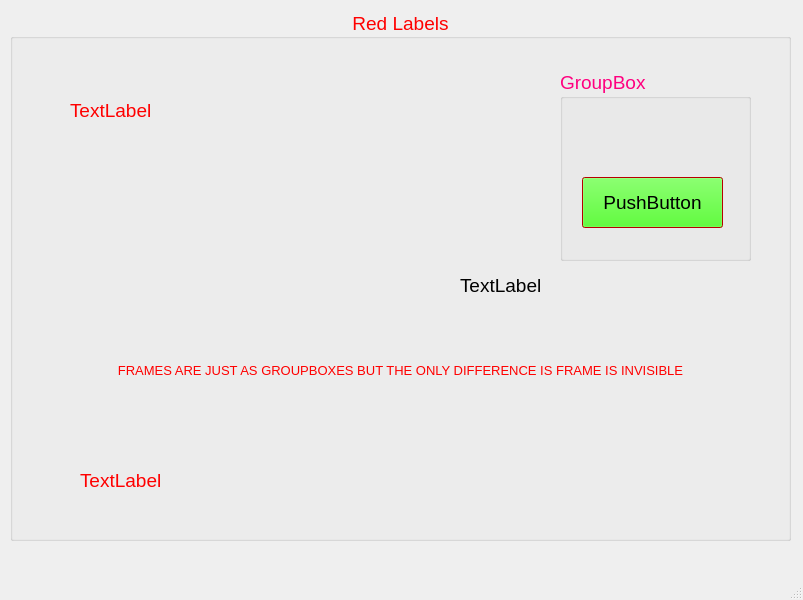
<?xml version="1.0" encoding="UTF-8"?>
<ui version="4.0">
 <class>MainWindow</class>
 <widget class="QMainWindow" name="MainWindow">
  <property name="geometry">
   <rect>
    <x>0</x>
    <y>0</y>
    <width>803</width>
    <height>600</height>
   </rect>
  </property>
  <property name="windowTitle">
   <string>MainWindow</string>
  </property>
  <widget class="QWidget" name="centralwidget">
   <widget class="QGroupBox" name="groupBox">
    <property name="geometry">
     <rect>
      <x>10</x>
      <y>10</y>
      <width>781</width>
      <height>531</height>
     </rect>
    </property>
    <property name="palette">
     <palette>
      <active>
       <colorrole role="WindowText">
        <brush brushstyle="SolidPattern">
         <color alpha="255">
          <red>255</red>
          <green>0</green>
          <blue>0</blue>
         </color>
        </brush>
       </colorrole>
       <colorrole role="Button">
        <brush brushstyle="SolidPattern">
         <color alpha="255">
          <red>44</red>
          <green>240</green>
          <blue>0</blue>
         </color>
        </brush>
       </colorrole>
       <colorrole role="Light">
        <brush brushstyle="SolidPattern">
         <color alpha="255">
          <red>132</red>
          <green>255</green>
          <blue>105</blue>
         </color>
        </brush>
       </colorrole>
       <colorrole role="Midlight">
        <brush brushstyle="SolidPattern">
         <color alpha="255">
          <red>88</red>
          <green>247</green>
          <blue>52</blue>
         </color>
        </brush>
       </colorrole>
       <colorrole role="Dark">
        <brush brushstyle="SolidPattern">
         <color alpha="255">
          <red>22</red>
          <green>120</green>
          <blue>0</blue>
         </color>
        </brush>
       </colorrole>
       <colorrole role="Mid">
        <brush brushstyle="SolidPattern">
         <color alpha="255">
          <red>29</red>
          <green>160</green>
          <blue>0</blue>
         </color>
        </brush>
       </colorrole>
       <colorrole role="Text">
        <brush brushstyle="SolidPattern">
         <color alpha="255">
          <red>0</red>
          <green>0</green>
          <blue>0</blue>
         </color>
        </brush>
       </colorrole>
       <colorrole role="BrightText">
        <brush brushstyle="SolidPattern">
         <color alpha="255">
          <red>255</red>
          <green>255</green>
          <blue>255</blue>
         </color>
        </brush>
       </colorrole>
       <colorrole role="ButtonText">
        <brush brushstyle="SolidPattern">
         <color alpha="255">
          <red>0</red>
          <green>0</green>
          <blue>0</blue>
         </color>
        </brush>
       </colorrole>
       <colorrole role="Base">
        <brush brushstyle="SolidPattern">
         <color alpha="255">
          <red>255</red>
          <green>255</green>
          <blue>255</blue>
         </color>
        </brush>
       </colorrole>
       <colorrole role="Window">
        <brush brushstyle="SolidPattern">
         <color alpha="255">
          <red>44</red>
          <green>240</green>
          <blue>0</blue>
         </color>
        </brush>
       </colorrole>
       <colorrole role="Shadow">
        <brush brushstyle="SolidPattern">
         <color alpha="255">
          <red>0</red>
          <green>0</green>
          <blue>0</blue>
         </color>
        </brush>
       </colorrole>
       <colorrole role="AlternateBase">
        <brush brushstyle="SolidPattern">
         <color alpha="255">
          <red>149</red>
          <green>247</green>
          <blue>127</blue>
         </color>
        </brush>
       </colorrole>
       <colorrole role="ToolTipBase">
        <brush brushstyle="SolidPattern">
         <color alpha="255">
          <red>255</red>
          <green>255</green>
          <blue>220</blue>
         </color>
        </brush>
       </colorrole>
       <colorrole role="ToolTipText">
        <brush brushstyle="SolidPattern">
         <color alpha="255">
          <red>0</red>
          <green>0</green>
          <blue>0</blue>
         </color>
        </brush>
       </colorrole>
       <colorrole role="PlaceholderText">
        <brush brushstyle="SolidPattern">
         <color alpha="128">
          <red>0</red>
          <green>0</green>
          <blue>0</blue>
         </color>
        </brush>
       </colorrole>
      </active>
      <inactive>
       <colorrole role="WindowText">
        <brush brushstyle="SolidPattern">
         <color alpha="255">
          <red>255</red>
          <green>0</green>
          <blue>0</blue>
         </color>
        </brush>
       </colorrole>
       <colorrole role="Button">
        <brush brushstyle="SolidPattern">
         <color alpha="255">
          <red>44</red>
          <green>240</green>
          <blue>0</blue>
         </color>
        </brush>
       </colorrole>
       <colorrole role="Light">
        <brush brushstyle="SolidPattern">
         <color alpha="255">
          <red>132</red>
          <green>255</green>
          <blue>105</blue>
         </color>
        </brush>
       </colorrole>
       <colorrole role="Midlight">
        <brush brushstyle="SolidPattern">
         <color alpha="255">
          <red>88</red>
          <green>247</green>
          <blue>52</blue>
         </color>
        </brush>
       </colorrole>
       <colorrole role="Dark">
        <brush brushstyle="SolidPattern">
         <color alpha="255">
          <red>22</red>
          <green>120</green>
          <blue>0</blue>
         </color>
        </brush>
       </colorrole>
       <colorrole role="Mid">
        <brush brushstyle="SolidPattern">
         <color alpha="255">
          <red>29</red>
          <green>160</green>
          <blue>0</blue>
         </color>
        </brush>
       </colorrole>
       <colorrole role="Text">
        <brush brushstyle="SolidPattern">
         <color alpha="255">
          <red>0</red>
          <green>0</green>
          <blue>0</blue>
         </color>
        </brush>
       </colorrole>
       <colorrole role="BrightText">
        <brush brushstyle="SolidPattern">
         <color alpha="255">
          <red>255</red>
          <green>255</green>
          <blue>255</blue>
         </color>
        </brush>
       </colorrole>
       <colorrole role="ButtonText">
        <brush brushstyle="SolidPattern">
         <color alpha="255">
          <red>0</red>
          <green>0</green>
          <blue>0</blue>
         </color>
        </brush>
       </colorrole>
       <colorrole role="Base">
        <brush brushstyle="SolidPattern">
         <color alpha="255">
          <red>255</red>
          <green>255</green>
          <blue>255</blue>
         </color>
        </brush>
       </colorrole>
       <colorrole role="Window">
        <brush brushstyle="SolidPattern">
         <color alpha="255">
          <red>44</red>
          <green>240</green>
          <blue>0</blue>
         </color>
        </brush>
       </colorrole>
       <colorrole role="Shadow">
        <brush brushstyle="SolidPattern">
         <color alpha="255">
          <red>0</red>
          <green>0</green>
          <blue>0</blue>
         </color>
        </brush>
       </colorrole>
       <colorrole role="AlternateBase">
        <brush brushstyle="SolidPattern">
         <color alpha="255">
          <red>149</red>
          <green>247</green>
          <blue>127</blue>
         </color>
        </brush>
       </colorrole>
       <colorrole role="ToolTipBase">
        <brush brushstyle="SolidPattern">
         <color alpha="255">
          <red>255</red>
          <green>255</green>
          <blue>220</blue>
         </color>
        </brush>
       </colorrole>
       <colorrole role="ToolTipText">
        <brush brushstyle="SolidPattern">
         <color alpha="255">
          <red>0</red>
          <green>0</green>
          <blue>0</blue>
         </color>
        </brush>
       </colorrole>
       <colorrole role="PlaceholderText">
        <brush brushstyle="SolidPattern">
         <color alpha="128">
          <red>0</red>
          <green>0</green>
          <blue>0</blue>
         </color>
        </brush>
       </colorrole>
      </inactive>
      <disabled>
       <colorrole role="WindowText">
        <brush brushstyle="SolidPattern">
         <color alpha="255">
          <red>22</red>
          <green>120</green>
          <blue>0</blue>
         </color>
        </brush>
       </colorrole>
       <colorrole role="Button">
        <brush brushstyle="SolidPattern">
         <color alpha="255">
          <red>44</red>
          <green>240</green>
          <blue>0</blue>
         </color>
        </brush>
       </colorrole>
       <colorrole role="Light">
        <brush brushstyle="SolidPattern">
         <color alpha="255">
          <red>132</red>
          <green>255</green>
          <blue>105</blue>
         </color>
        </brush>
       </colorrole>
       <colorrole role="Midlight">
        <brush brushstyle="SolidPattern">
         <color alpha="255">
          <red>88</red>
          <green>247</green>
          <blue>52</blue>
         </color>
        </brush>
       </colorrole>
       <colorrole role="Dark">
        <brush brushstyle="SolidPattern">
         <color alpha="255">
          <red>22</red>
          <green>120</green>
          <blue>0</blue>
         </color>
        </brush>
       </colorrole>
       <colorrole role="Mid">
        <brush brushstyle="SolidPattern">
         <color alpha="255">
          <red>29</red>
          <green>160</green>
          <blue>0</blue>
         </color>
        </brush>
       </colorrole>
       <colorrole role="Text">
        <brush brushstyle="SolidPattern">
         <color alpha="255">
          <red>22</red>
          <green>120</green>
          <blue>0</blue>
         </color>
        </brush>
       </colorrole>
       <colorrole role="BrightText">
        <brush brushstyle="SolidPattern">
         <color alpha="255">
          <red>255</red>
          <green>255</green>
          <blue>255</blue>
         </color>
        </brush>
       </colorrole>
       <colorrole role="ButtonText">
        <brush brushstyle="SolidPattern">
         <color alpha="255">
          <red>22</red>
          <green>120</green>
          <blue>0</blue>
         </color>
        </brush>
       </colorrole>
       <colorrole role="Base">
        <brush brushstyle="SolidPattern">
         <color alpha="255">
          <red>44</red>
          <green>240</green>
          <blue>0</blue>
         </color>
        </brush>
       </colorrole>
       <colorrole role="Window">
        <brush brushstyle="SolidPattern">
         <color alpha="255">
          <red>44</red>
          <green>240</green>
          <blue>0</blue>
         </color>
        </brush>
       </colorrole>
       <colorrole role="Shadow">
        <brush brushstyle="SolidPattern">
         <color alpha="255">
          <red>0</red>
          <green>0</green>
          <blue>0</blue>
         </color>
        </brush>
       </colorrole>
       <colorrole role="AlternateBase">
        <brush brushstyle="SolidPattern">
         <color alpha="255">
          <red>44</red>
          <green>240</green>
          <blue>0</blue>
         </color>
        </brush>
       </colorrole>
       <colorrole role="ToolTipBase">
        <brush brushstyle="SolidPattern">
         <color alpha="255">
          <red>255</red>
          <green>255</green>
          <blue>220</blue>
         </color>
        </brush>
       </colorrole>
       <colorrole role="ToolTipText">
        <brush brushstyle="SolidPattern">
         <color alpha="255">
          <red>0</red>
          <green>0</green>
          <blue>0</blue>
         </color>
        </brush>
       </colorrole>
       <colorrole role="PlaceholderText">
        <brush brushstyle="SolidPattern">
         <color alpha="128">
          <red>0</red>
          <green>0</green>
          <blue>0</blue>
         </color>
        </brush>
       </colorrole>
      </disabled>
     </palette>
    </property>
    <property name="font">
     <font>
      <family>Nirmala UI</family>
      <pointsize>14</pointsize>
     </font>
    </property>
    <property name="title">
     <string>Red Labels</string>
    </property>
    <property name="alignment">
     <set>Qt::AlignCenter</set>
    </property>
    <widget class="QLabel" name="label">
     <property name="geometry">
      <rect>
       <x>60</x>
       <y>70</y>
       <width>131</width>
       <height>61</height>
      </rect>
     </property>
     <property name="text">
      <string>TextLabel</string>
     </property>
    </widget>
    <widget class="QLabel" name="label_2">
     <property name="geometry">
      <rect>
       <x>10</x>
       <y>310</y>
       <width>761</width>
       <height>101</height>
      </rect>
     </property>
     <property name="font">
      <font>
       <family>Nirmala UI</family>
       <pointsize>10</pointsize>
      </font>
     </property>
     <property name="text">
      <string>FRAMES ARE JUST AS GROUPBOXES BUT THE ONLY DIFFERENCE IS FRAME IS INVISIBLE</string>
     </property>
     <property name="alignment">
      <set>Qt::AlignCenter</set>
     </property>
    </widget>
    <widget class="QLabel" name="label_3">
     <property name="geometry">
      <rect>
       <x>70</x>
       <y>450</y>
       <width>121</width>
       <height>41</height>
      </rect>
     </property>
     <property name="text">
      <string>TextLabel</string>
     </property>
    </widget>
    <widget class="QLabel" name="label_4">
     <property name="geometry">
      <rect>
       <x>450</x>
       <y>240</y>
       <width>111</width>
       <height>71</height>
      </rect>
     </property>
     <property name="palette">
      <palette>
       <active>
        <colorrole role="WindowText">
         <brush brushstyle="SolidPattern">
          <color alpha="255">
           <red>0</red>
           <green>0</green>
           <blue>0</blue>
          </color>
         </brush>
        </colorrole>
        <colorrole role="Button">
         <brush brushstyle="SolidPattern">
          <color alpha="255">
           <red>0</red>
           <green>255</green>
           <blue>0</blue>
          </color>
         </brush>
        </colorrole>
        <colorrole role="Light">
         <brush brushstyle="SolidPattern">
          <color alpha="255">
           <red>127</red>
           <green>255</green>
           <blue>127</blue>
          </color>
         </brush>
        </colorrole>
        <colorrole role="Midlight">
         <brush brushstyle="SolidPattern">
          <color alpha="255">
           <red>63</red>
           <green>255</green>
           <blue>63</blue>
          </color>
         </brush>
        </colorrole>
        <colorrole role="Dark">
         <brush brushstyle="SolidPattern">
          <color alpha="255">
           <red>0</red>
           <green>127</green>
           <blue>0</blue>
          </color>
         </brush>
        </colorrole>
        <colorrole role="Mid">
         <brush brushstyle="SolidPattern">
          <color alpha="255">
           <red>0</red>
           <green>170</green>
           <blue>0</blue>
          </color>
         </brush>
        </colorrole>
        <colorrole role="Text">
         <brush brushstyle="SolidPattern">
          <color alpha="255">
           <red>0</red>
           <green>0</green>
           <blue>0</blue>
          </color>
         </brush>
        </colorrole>
        <colorrole role="BrightText">
         <brush brushstyle="SolidPattern">
          <color alpha="255">
           <red>255</red>
           <green>255</green>
           <blue>255</blue>
          </color>
         </brush>
        </colorrole>
        <colorrole role="ButtonText">
         <brush brushstyle="SolidPattern">
          <color alpha="255">
           <red>0</red>
           <green>0</green>
           <blue>0</blue>
          </color>
         </brush>
        </colorrole>
        <colorrole role="Base">
         <brush brushstyle="SolidPattern">
          <color alpha="255">
           <red>255</red>
           <green>255</green>
           <blue>255</blue>
          </color>
         </brush>
        </colorrole>
        <colorrole role="Window">
         <brush brushstyle="SolidPattern">
          <color alpha="255">
           <red>0</red>
           <green>255</green>
           <blue>0</blue>
          </color>
         </brush>
        </colorrole>
        <colorrole role="Shadow">
         <brush brushstyle="SolidPattern">
          <color alpha="255">
           <red>0</red>
           <green>0</green>
           <blue>0</blue>
          </color>
         </brush>
        </colorrole>
        <colorrole role="AlternateBase">
         <brush brushstyle="SolidPattern">
          <color alpha="255">
           <red>127</red>
           <green>255</green>
           <blue>127</blue>
          </color>
         </brush>
        </colorrole>
        <colorrole role="ToolTipBase">
         <brush brushstyle="SolidPattern">
          <color alpha="255">
           <red>255</red>
           <green>255</green>
           <blue>220</blue>
          </color>
         </brush>
        </colorrole>
        <colorrole role="ToolTipText">
         <brush brushstyle="SolidPattern">
          <color alpha="255">
           <red>0</red>
           <green>0</green>
           <blue>0</blue>
          </color>
         </brush>
        </colorrole>
        <colorrole role="PlaceholderText">
         <brush brushstyle="SolidPattern">
          <color alpha="128">
           <red>0</red>
           <green>0</green>
           <blue>0</blue>
          </color>
         </brush>
        </colorrole>
       </active>
       <inactive>
        <colorrole role="WindowText">
         <brush brushstyle="SolidPattern">
          <color alpha="255">
           <red>0</red>
           <green>0</green>
           <blue>0</blue>
          </color>
         </brush>
        </colorrole>
        <colorrole role="Button">
         <brush brushstyle="SolidPattern">
          <color alpha="255">
           <red>0</red>
           <green>255</green>
           <blue>0</blue>
          </color>
         </brush>
        </colorrole>
        <colorrole role="Light">
         <brush brushstyle="SolidPattern">
          <color alpha="255">
           <red>127</red>
           <green>255</green>
           <blue>127</blue>
          </color>
         </brush>
        </colorrole>
        <colorrole role="Midlight">
         <brush brushstyle="SolidPattern">
          <color alpha="255">
           <red>63</red>
           <green>255</green>
           <blue>63</blue>
          </color>
         </brush>
        </colorrole>
        <colorrole role="Dark">
         <brush brushstyle="SolidPattern">
          <color alpha="255">
           <red>0</red>
           <green>127</green>
           <blue>0</blue>
          </color>
         </brush>
        </colorrole>
        <colorrole role="Mid">
         <brush brushstyle="SolidPattern">
          <color alpha="255">
           <red>0</red>
           <green>170</green>
           <blue>0</blue>
          </color>
         </brush>
        </colorrole>
        <colorrole role="Text">
         <brush brushstyle="SolidPattern">
          <color alpha="255">
           <red>0</red>
           <green>0</green>
           <blue>0</blue>
          </color>
         </brush>
        </colorrole>
        <colorrole role="BrightText">
         <brush brushstyle="SolidPattern">
          <color alpha="255">
           <red>255</red>
           <green>255</green>
           <blue>255</blue>
          </color>
         </brush>
        </colorrole>
        <colorrole role="ButtonText">
         <brush brushstyle="SolidPattern">
          <color alpha="255">
           <red>0</red>
           <green>0</green>
           <blue>0</blue>
          </color>
         </brush>
        </colorrole>
        <colorrole role="Base">
         <brush brushstyle="SolidPattern">
          <color alpha="255">
           <red>255</red>
           <green>255</green>
           <blue>255</blue>
          </color>
         </brush>
        </colorrole>
        <colorrole role="Window">
         <brush brushstyle="SolidPattern">
          <color alpha="255">
           <red>0</red>
           <green>255</green>
           <blue>0</blue>
          </color>
         </brush>
        </colorrole>
        <colorrole role="Shadow">
         <brush brushstyle="SolidPattern">
          <color alpha="255">
           <red>0</red>
           <green>0</green>
           <blue>0</blue>
          </color>
         </brush>
        </colorrole>
        <colorrole role="AlternateBase">
         <brush brushstyle="SolidPattern">
          <color alpha="255">
           <red>127</red>
           <green>255</green>
           <blue>127</blue>
          </color>
         </brush>
        </colorrole>
        <colorrole role="ToolTipBase">
         <brush brushstyle="SolidPattern">
          <color alpha="255">
           <red>255</red>
           <green>255</green>
           <blue>220</blue>
          </color>
         </brush>
        </colorrole>
        <colorrole role="ToolTipText">
         <brush brushstyle="SolidPattern">
          <color alpha="255">
           <red>0</red>
           <green>0</green>
           <blue>0</blue>
          </color>
         </brush>
        </colorrole>
        <colorrole role="PlaceholderText">
         <brush brushstyle="SolidPattern">
          <color alpha="128">
           <red>0</red>
           <green>0</green>
           <blue>0</blue>
          </color>
         </brush>
        </colorrole>
       </inactive>
       <disabled>
        <colorrole role="WindowText">
         <brush brushstyle="SolidPattern">
          <color alpha="255">
           <red>0</red>
           <green>127</green>
           <blue>0</blue>
          </color>
         </brush>
        </colorrole>
        <colorrole role="Button">
         <brush brushstyle="SolidPattern">
          <color alpha="255">
           <red>0</red>
           <green>255</green>
           <blue>0</blue>
          </color>
         </brush>
        </colorrole>
        <colorrole role="Light">
         <brush brushstyle="SolidPattern">
          <color alpha="255">
           <red>127</red>
           <green>255</green>
           <blue>127</blue>
          </color>
         </brush>
        </colorrole>
        <colorrole role="Midlight">
         <brush brushstyle="SolidPattern">
          <color alpha="255">
           <red>63</red>
           <green>255</green>
           <blue>63</blue>
          </color>
         </brush>
        </colorrole>
        <colorrole role="Dark">
         <brush brushstyle="SolidPattern">
          <color alpha="255">
           <red>0</red>
           <green>127</green>
           <blue>0</blue>
          </color>
         </brush>
        </colorrole>
        <colorrole role="Mid">
         <brush brushstyle="SolidPattern">
          <color alpha="255">
           <red>0</red>
           <green>170</green>
           <blue>0</blue>
          </color>
         </brush>
        </colorrole>
        <colorrole role="Text">
         <brush brushstyle="SolidPattern">
          <color alpha="255">
           <red>0</red>
           <green>127</green>
           <blue>0</blue>
          </color>
         </brush>
        </colorrole>
        <colorrole role="BrightText">
         <brush brushstyle="SolidPattern">
          <color alpha="255">
           <red>255</red>
           <green>255</green>
           <blue>255</blue>
          </color>
         </brush>
        </colorrole>
        <colorrole role="ButtonText">
         <brush brushstyle="SolidPattern">
          <color alpha="255">
           <red>0</red>
           <green>127</green>
           <blue>0</blue>
          </color>
         </brush>
        </colorrole>
        <colorrole role="Base">
         <brush brushstyle="SolidPattern">
          <color alpha="255">
           <red>0</red>
           <green>255</green>
           <blue>0</blue>
          </color>
         </brush>
        </colorrole>
        <colorrole role="Window">
         <brush brushstyle="SolidPattern">
          <color alpha="255">
           <red>0</red>
           <green>255</green>
           <blue>0</blue>
          </color>
         </brush>
        </colorrole>
        <colorrole role="Shadow">
         <brush brushstyle="SolidPattern">
          <color alpha="255">
           <red>0</red>
           <green>0</green>
           <blue>0</blue>
          </color>
         </brush>
        </colorrole>
        <colorrole role="AlternateBase">
         <brush brushstyle="SolidPattern">
          <color alpha="255">
           <red>0</red>
           <green>255</green>
           <blue>0</blue>
          </color>
         </brush>
        </colorrole>
        <colorrole role="ToolTipBase">
         <brush brushstyle="SolidPattern">
          <color alpha="255">
           <red>255</red>
           <green>255</green>
           <blue>220</blue>
          </color>
         </brush>
        </colorrole>
        <colorrole role="ToolTipText">
         <brush brushstyle="SolidPattern">
          <color alpha="255">
           <red>0</red>
           <green>0</green>
           <blue>0</blue>
          </color>
         </brush>
        </colorrole>
        <colorrole role="PlaceholderText">
         <brush brushstyle="SolidPattern">
          <color alpha="128">
           <red>0</red>
           <green>0</green>
           <blue>0</blue>
          </color>
         </brush>
        </colorrole>
       </disabled>
      </palette>
     </property>
     <property name="text">
      <string>TextLabel</string>
     </property>
    </widget>
    <widget class="QGroupBox" name="groupBox_2">
     <property name="geometry">
      <rect>
       <x>550</x>
       <y>60</y>
       <width>191</width>
       <height>191</height>
      </rect>
     </property>
     <property name="palette">
      <palette>
       <active>
        <colorrole role="WindowText">
         <brush brushstyle="SolidPattern">
          <color alpha="255">
           <red>255</red>
           <green>0</green>
           <blue>127</blue>
          </color>
         </brush>
        </colorrole>
        <colorrole role="Base">
         <brush brushstyle="SolidPattern">
          <color alpha="255">
           <red>255</red>
           <green>255</green>
           <blue>255</blue>
          </color>
         </brush>
        </colorrole>
        <colorrole role="Window">
         <brush brushstyle="SolidPattern">
          <color alpha="255">
           <red>255</red>
           <green>0</green>
           <blue>0</blue>
          </color>
         </brush>
        </colorrole>
       </active>
       <inactive>
        <colorrole role="WindowText">
         <brush brushstyle="SolidPattern">
          <color alpha="255">
           <red>255</red>
           <green>0</green>
           <blue>127</blue>
          </color>
         </brush>
        </colorrole>
        <colorrole role="Base">
         <brush brushstyle="SolidPattern">
          <color alpha="255">
           <red>255</red>
           <green>255</green>
           <blue>255</blue>
          </color>
         </brush>
        </colorrole>
        <colorrole role="Window">
         <brush brushstyle="SolidPattern">
          <color alpha="255">
           <red>255</red>
           <green>0</green>
           <blue>0</blue>
          </color>
         </brush>
        </colorrole>
       </inactive>
       <disabled>
        <colorrole role="WindowText">
         <brush brushstyle="SolidPattern">
          <color alpha="255">
           <red>22</red>
           <green>120</green>
           <blue>0</blue>
          </color>
         </brush>
        </colorrole>
        <colorrole role="Base">
         <brush brushstyle="SolidPattern">
          <color alpha="255">
           <red>255</red>
           <green>0</green>
           <blue>0</blue>
          </color>
         </brush>
        </colorrole>
        <colorrole role="Window">
         <brush brushstyle="SolidPattern">
          <color alpha="255">
           <red>255</red>
           <green>0</green>
           <blue>0</blue>
          </color>
         </brush>
        </colorrole>
       </disabled>
      </palette>
     </property>
     <property name="title">
      <string>GroupBox</string>
     </property>
     <widget class="QPushButton" name="pushButton">
      <property name="geometry">
       <rect>
        <x>22</x>
        <y>107</y>
        <width>141</width>
        <height>51</height>
       </rect>
      </property>
      <property name="text">
       <string>PushButton</string>
      </property>
     </widget>
    </widget>
   </widget>
  </widget>
  <widget class="QMenuBar" name="menubar">
   <property name="geometry">
    <rect>
     <x>0</x>
     <y>0</y>
     <width>803</width>
     <height>26</height>
    </rect>
   </property>
  </widget>
  <widget class="QStatusBar" name="statusbar"/>
 </widget>
 <resources/>
 <connections/>
</ui>
